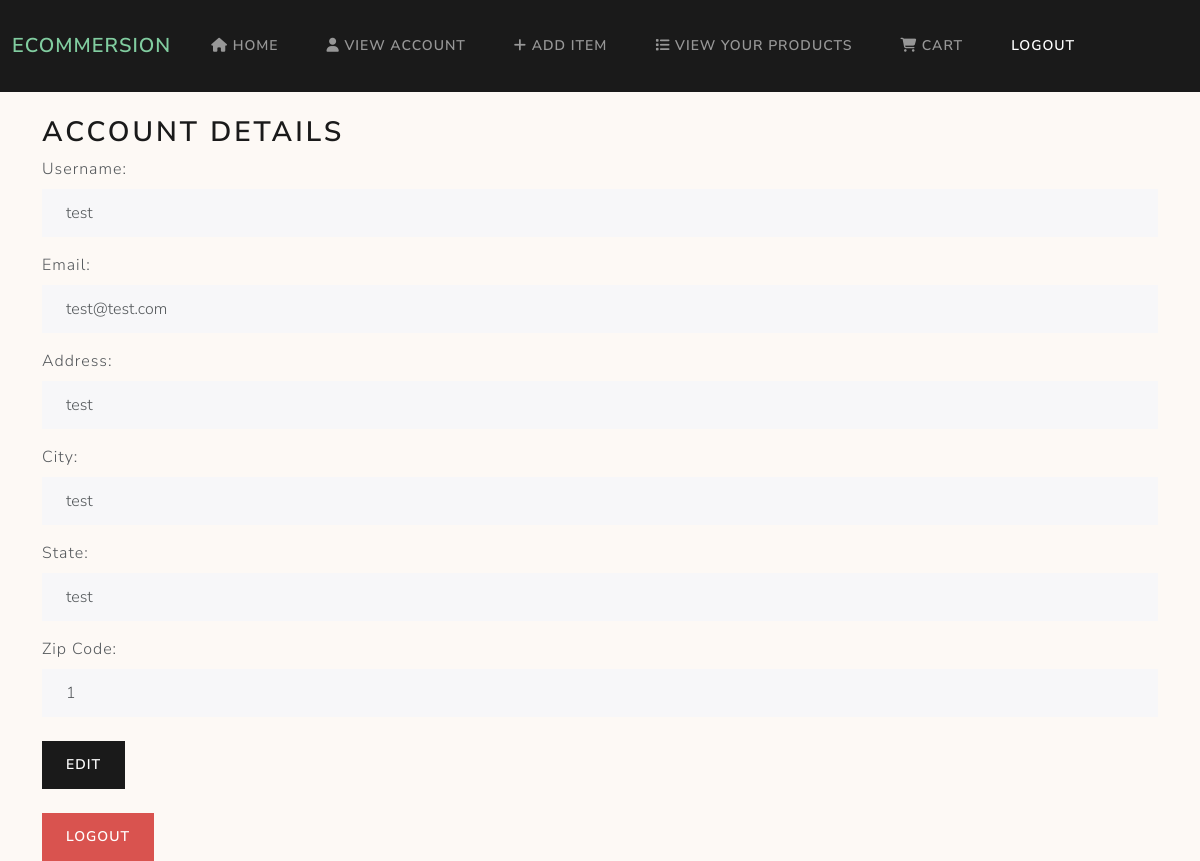
Page /viewAccount (signed in) on the committed database.
### models.py (models this page shows, shortened)
class User(db.Model, UserMixin):
    __tablename__ = 'users'
    userID = Column(Integer, primary_key=True)
    username = Column(String(50), nullable=False)
    password = Column(String(50), nullable=False)
    email = Column(String(50), nullable=False)
    address = Column(String(50), nullable=False)
    city = Column(String(50), nullable=False)
    state = Column(String(50), nullable=False)
    zipCode = Column(String(50), nullable=False)
    isAdmin = Column(Integer, nullable=False)

### main.py (the view)
@app.route("/viewAccount", methods=["GET", "POST"])
@login_required
def viewAccount():
    if current_user.is_authenticated:
        return render_template("viewAccount.html", user=current_user)
    else:
        return redirect(url_for("login"))

### main.py (called while the page is built)
@login.user_loader
def load_user(id):
    return db.session.get(User, int(id))

### templates/viewAccount.html
{% extends "home.html" %}
{% block content %}
<div class="container mt-4">
    <h2>Account Details</h2>
        <div class="mb-3">
            <label for="username" class="form-label">Username:</label>
            <input type="text" class="form-control" id="username" name="username" value="{{ user.username }}" readonly>
        </div>
        <div class="mb-3">
            <label for="email" class="form-label">Email:</label>
            <input type="email" class="form-control" id="email" name="email" value="{{ user.email }}" readonly>
        </div>
        <div class="mb-3">
            <label for="address" class="form-label">Address:</label>
            <input type="text" class="form-control" id="address" name="address" value="{{ user.address }}" readonly>
        </div>
        <div class="mb-3">
            <label for="city" class="form-label">City:</label>
            <input type="text" class="form-control" id="city" name="city" value="{{ user.city }}" readonly>
        </div>
        <div class="mb-3">
            <label for="state" class="form-label">State:</label>
            <input type="text" class="form-control" id="state" name="state" value="{{ user.state }}" readonly>
        </div>
        <div class="mb-3">
            <label for="zipcode" class="form-label">Zip Code:</label>
            <input type="text" class="form-control" id="zipcode" name="zipCode" value="{{ user.zipCode }}" readonly>
        </div>
        <div class="mt-4">
            <a href="{{ url_for('editAccount') }}" class="btn btn-primary">edit</a>
        </div>
        <div class="mt-4">
            <a href="{{ url_for('logout') }}" class="btn btn-danger">Logout</a>
        </div>
</div>
{% endblock %}

### templates/home.html (style rules this page uses)
body { background-color:rgb(253, 249, 245); }

### rows in the picture
User: username "test", email "test@test.com", address "test", city "test", state "test", zipCode "1"
